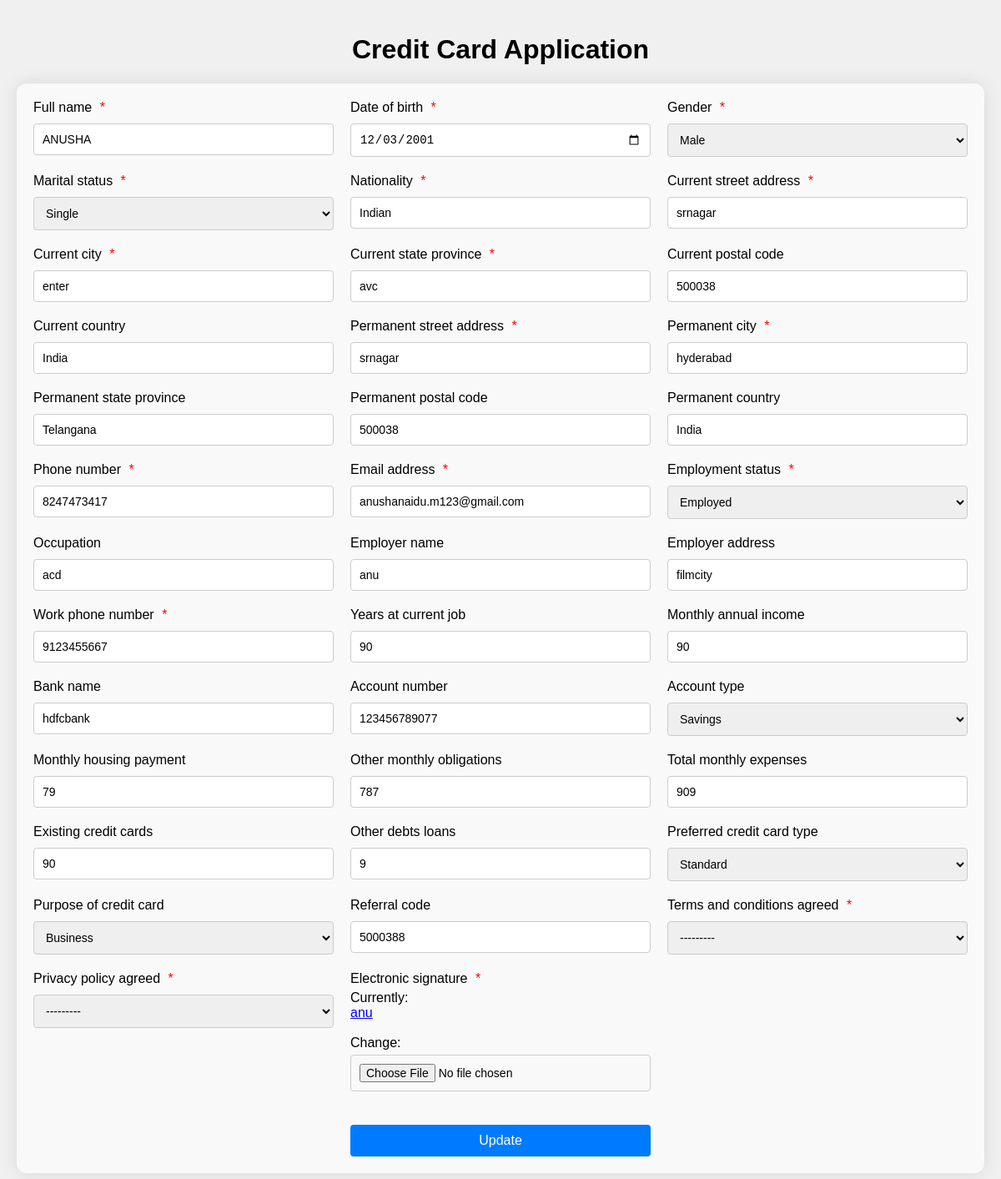
The app's page /cc/update/1 with its own data.
### ganesh/models.py (models this page shows, shortened)
class CreditCardApplication(models.Model):
    GENDER_CHOICES = [
        ('Male', 'Male'),
        ('Female', 'Female'),
        ('Other', 'Other'),
    ]
    MARITAL_STATUS_CHOICES = [
        ('Single', 'Single'),
        ('Married', 'Married'),
        ('Divorced', 'Divorced'),
        ('Widowed', 'Widowed'),
    ]
    EMPLOYMENT_STATUS_CHOICES = [
        ('Employed', 'Employed'),
        ('Self-Employed', 'Self-Employed'),
        ('Unemployed', 'Unemployed'),
        ('Student', 'Student'),
        ('Retired', 'Retired'),
    ]
    ACCOUNT_TYPE_CHOICES = [
        ('Current', 'Current'),
        ('Savings', 'Savings'),
    ]
    CARD_TYPE_CHOICES = [
        ('Standard', 'Standard'),
        ('Rewards', 'Rewards'),
        ('Travel', 'Travel'),
        ('Cashback', 'Cashback'),
        ('Business', 'Business'),
    ]
    PURPOSE_CHOICES = [
        ('Travel', 'Travel'),
        ('Business', 'Business'),
        ('Everyday Use', 'Everyday Use'),
        ('Other', 'Other'),
    ]
    condition_CHOICES = [
        ('YES', 'yes'),
        ('NO', 'no'),
    ]
    full_name = models.CharField(max_length=100, null=False,blank=False,validators=[validate_only_letters],default="a")
    date_of_birth = models.DateField(validators=[validate_date])
    gender = models.CharField(max_length=10,help_text="select", choices=GENDER_CHOICES)
    marital_status = models.CharField(max_length=10, choices=MARITAL_STATUS_CHOICES)
    nationality = models.CharField(max_length=50, null=True,validators=[validate_only_letters])
    current_street_address = models.CharField(max_length=255,null=False,blank=False,default="a")
    current_city = models.CharField(max_length=100,validators=[validate_only_letters],null=False,blank=False)
    current_state_province = models.CharField(max_length=100,validators=[validate_only_letters],null=False,blank=False)
    current_postal_code = models.CharField(max_length=6,null=True, blank=True,validators=[validate_pincode])  # Changed to CharField
    current_country = models.CharField(max_length=50, null=True, blank=True,validators=[validate_only_letters])
    permanent_street_address = models.CharField(max_length=255,null=False,blank=False,default="a")
    permanent_city = models.CharField(max_length=100,null=False,blank=False,validators=[validate_only_letters],default="a")
    permanent_state_province = models.CharField(max_length=100, null=True, blank=True,validators=[validate_only_letters])
    permanent_postal_code = models.CharField(max_length=6,null=True, blank=True,validators=[validate_pincode])
    permanent_country = models.CharField(max_length=50,null=True, blank=True,validators=[validate_only_letters])
    phone_number = models.CharField(max_length=10,null=True,validators=[validate_mobile_number])
    email_address = models.EmailField(validators=[EmailValidator()])
    employment_status = models.CharField(max_length=15, choices=EMPLOYMENT_STATUS_CHOICES, null=False,default="a")
    occupation = models.CharField(max_length=100, blank=True,validators=[validate_only_letters])
    employer_name = models.CharField(max_length=100, blank=True,validators=[validate_only_letters])
    employer_address = models.CharField(max_length=255, blank=True)
    work_phone_number = models.CharField(max_length=10,null=True,validators=[validate_mobile_number])  # Changed to CharField
    years_at_current_job = models.CharField(blank=True, null=True,max_length=2)
    monthly_annual_income = models.CharField(max_length=15, blank=True, null=True,validators=[validate_amount])
    bank_name = models.CharField(max_length=100, blank=True,validators=[validate_only_letters])
    account_number = models.CharField(null=True, blank=True,max_length=20) # Changed to CharField
    account_type = models.CharField(max_length=10, choices=ACCOUNT_TYPE_CHOICES, blank=True)
    monthly_housing_payment = models.CharField(max_length=10, blank=True, null=True,validators=[validate_amount])
    other_monthly_obligations = models.CharField(max_length=10, blank=True, null=True,validators=[validate_amount])
    total_monthly_expenses = models.IntegerField(blank=True, null=True,validators=[validate_amount])
    existing_credit_cards = models.CharField(blank=True, null=True,max_length=1)  # You may consider JSONField if structured data is needed
    other_debts_loans = models.CharField(blank=True,max_length=2)
    preferred_credit_card_type = models.CharField(max_length=10, choices=CARD_TYPE_CHOICES, blank=True,validators=[validate_only_letters],default='select')
    purpose_of_credit_card = models.CharField(max_length=15, choices=PURPOSE_CHOICES, blank=True)
    referral_code = models.CharField(max_length=5, blank=True,null=True)
    terms_and_conditions_agreed = models.CharField(max_length=10,choices=condition_CHOICES)
    privacy_policy_agreed = models.CharField(max_length=10,choices=condition_CHOICES,help_text='select')
    electronic_signature = models.FileField(upload_to='proof_of_income/',
                                       help_text='Upload proof of income such as payslips or tax returns.',validators=[validate_pdf_file])
    random_number = models.CharField(max_length=20, unique=True, blank=True, null=True)

### ganesh/views.py (the view)
# urls.py: path('update/<int:pk>',views.update,name='update'),
def update(request, pk):
    personal_detail = get_object_or_404(CreditCardApplication, pk=pk)
    if request.method == 'POST':
        form = CreditCardApplicationForm(request.POST, instance=personal_detail)
        if form.is_valid():
            form.save()
            return redirect('creditdoc_add', instance_id=personal_detail.id)  # Ensure this matches your URL pattern
    else:
        form = CreditCardApplicationForm(instance=personal_detail)
    return render(request, 'creditappli_update.html', {'form': form})

### ganesh/forms.py
class CreditCardApplicationForm(forms.ModelForm):
    class Meta:
        model = CreditCardApplication
        fields = '__all__'
        exclude=['random_number']
        widgets = {
           'date_of_birth': forms.DateInput(attrs={'class': 'form-control', 'type': 'date'}),
        }

### ganesh/templates/creditappli_update.html (shortened to what this page needs)
<!DOCTYPE html>
<html lang="en">
<head>
</head>
<body>
    <h1 style="text-align: center;">Credit Card Application</h1>
    <form id="myForm" method="post" enctype="multipart/form-data">
        <div class="form-container">
            {% for field in form %}
                <div>
                    <label for="{{ field.id_for_label }}" class="{% if field.field.required %}required-label{% endif %}">
                        {{ field.label }}
                    </label>
                    {{ field }}
                </div>
            {% endfor %}
            <button type="submit">Update</button>
        </div>
    </form>
</body>
</html>

### ganesh/templates/creditappli_update.html (style rules this page uses)
body { font-family: Arial, sans-serif; background-color: #f0f0f0; margin: 0; padding: 20px; }
.form-container { display: grid; grid-template-columns: repeat(3, 1fr); gap: 20px; margin: 20px auto; padding: 20px; background-color: #f9f9f9; border-radius: 12px; box-shadow: 0 0 20px rgba(0,0,0,0.1); }
.form-container div { display: flex; flex-direction: column; }
.form-container label { margin-bottom: 5px; }
.form-container input, .form-container select, .form-container textarea { padding: 10px; font-size: 14px; border: 1px solid #ccc; border-radius: 4px; box-sizing: border-box; margin-top: 5px; }
.form-container button { grid-column: 2; padding: 10px 20px; font-size: 16px; border: none; border-radius: 4px; background-color: #007BFF; color: white; cursor: pointer; margin-top: 20px; }
.required-label::after { content: '*'; color: red; margin-left: 5px; }
@media screen and (min-width: 768px) { .form-container { grid-template-columns: repeat(2, 1fr); } }
@media screen and (min-width: 1024px) { .form-container { grid-template-columns: repeat(3, 1fr); } }

### records on screen
CreditCardApplication: form "ANUSHA" "12/03/2001" "Male" "Single" "Indian" "srnagar" "enter" "avc" "500038" "India" "srnagar" "hyderabad" "Telangana" "500038" "India" "8247473417" "anushanaidu.m123@gmail.com" "Employed" "acd" "anu" "filmcity" "9123455667" "90" "90" "hdfcbank" "123456789077" "Savings" "79" "787" "909" "90" "9" "Standard" "Business" "5000388" "---------" "---------"

### other values on screen
{{ field.label }} "Full name" "Date of birth" "Gender" "Marital status" "Nationality" "Current street address" "Current city" "Current state province" "Current postal code" "Current country" "Permanent street address" "Permanent city" "Permanent state province" "Permanent postal code" "Permanent country" "Phone number" "Email address" "Employment status" "Occupation" "Employer name" "Employer address" "Work phone number" "Years at current job" "Monthly annual income" "Bank name" "Account number" "Account type" "Monthly housing payment" "Other monthly obligations" "Total monthly expenses" "Existing credit cards" "Other debts loans" "Preferred credit card type" "Purpose of credit card" "Referral code" "Terms and conditions agreed" "Privacy policy agreed" "Electronic signature"
